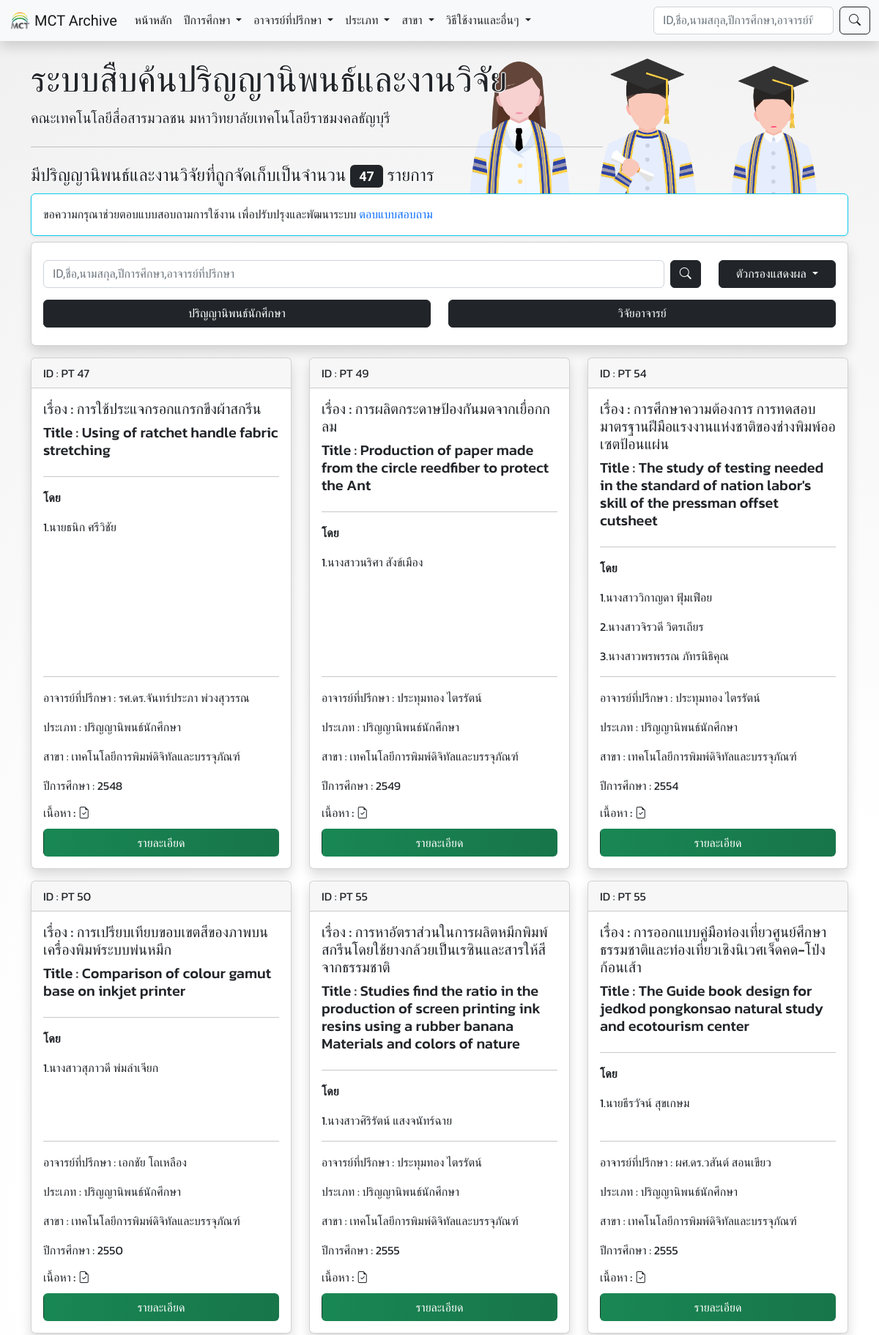
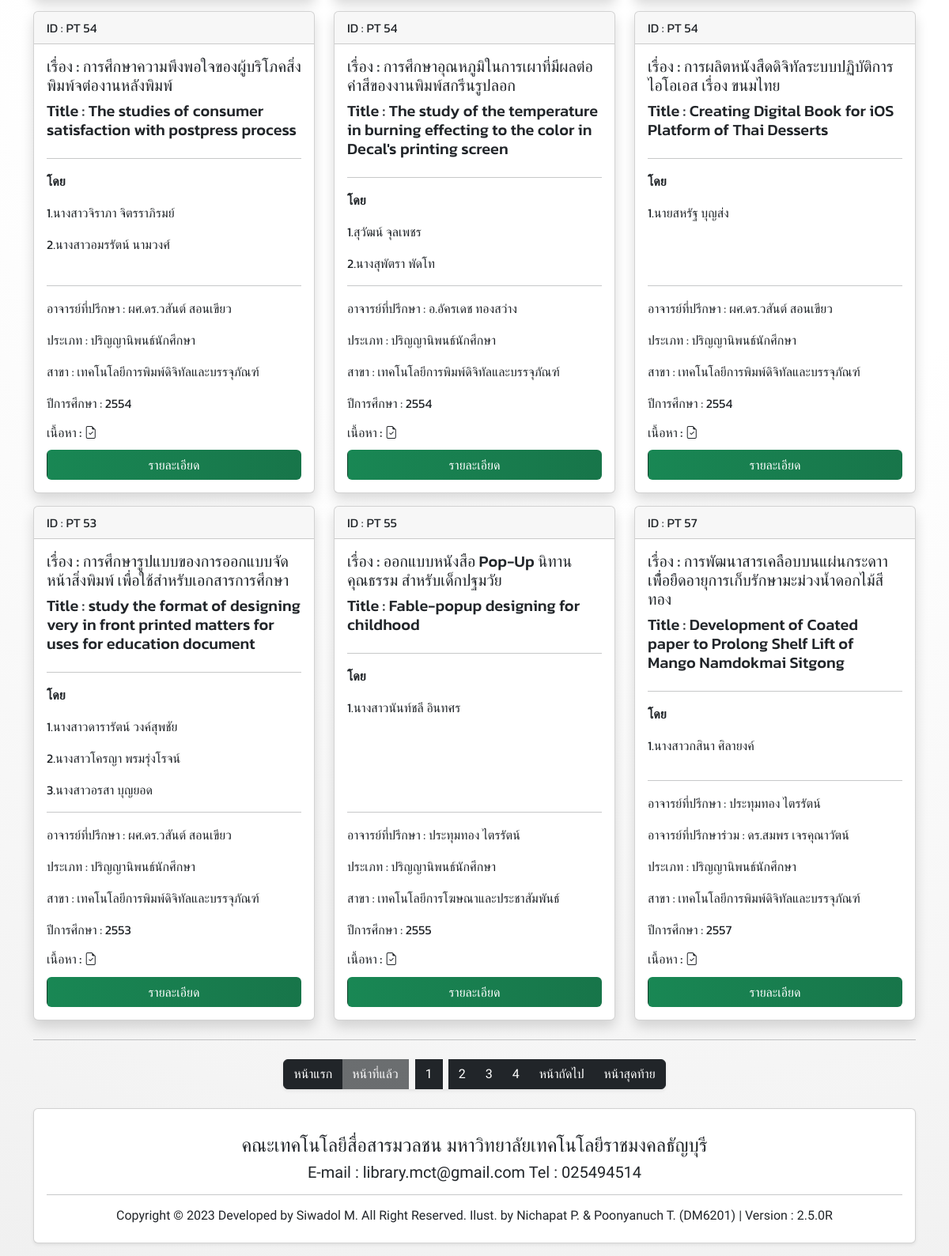
Before: / with the older database file (2 pictures, top to bottom).
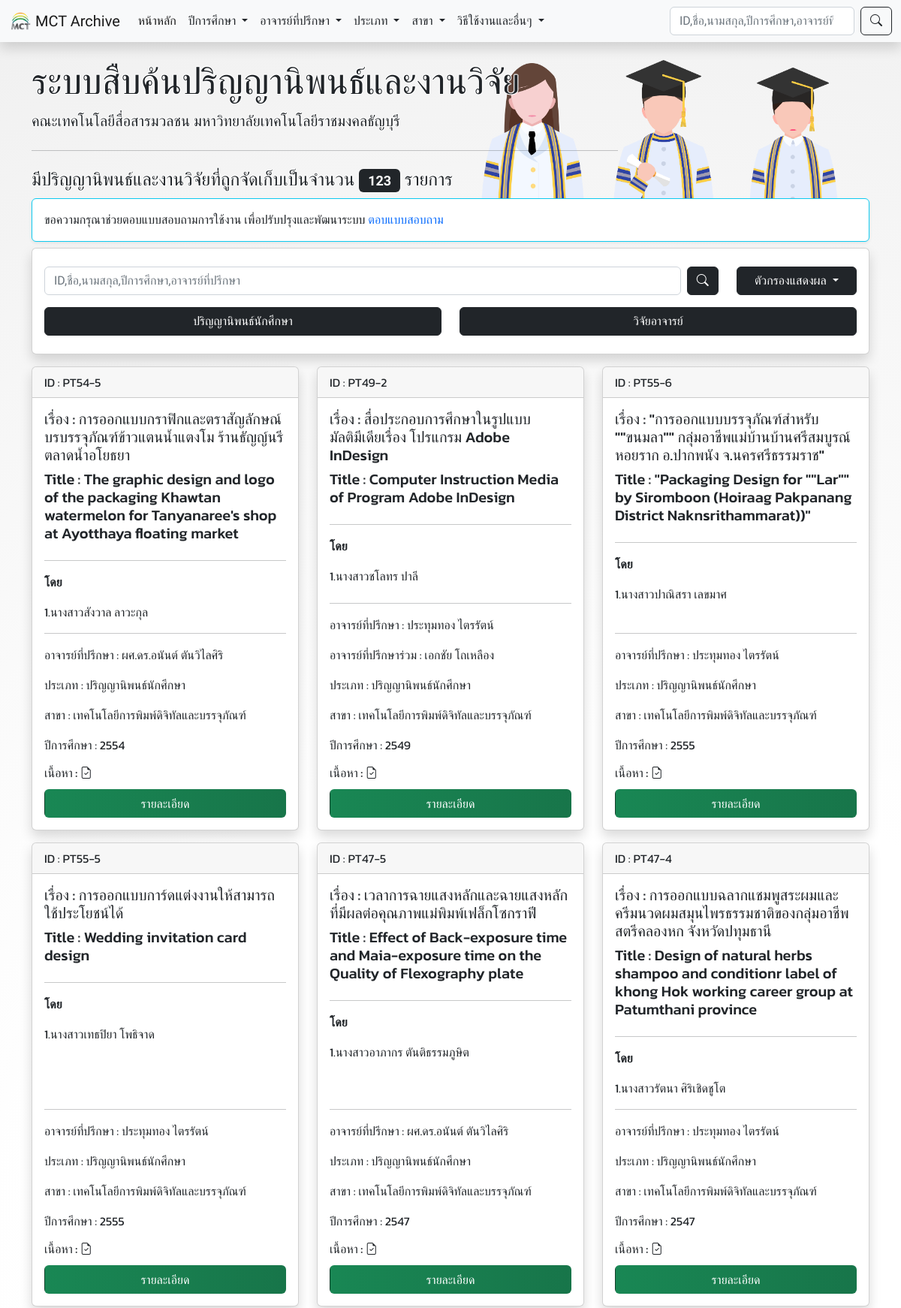
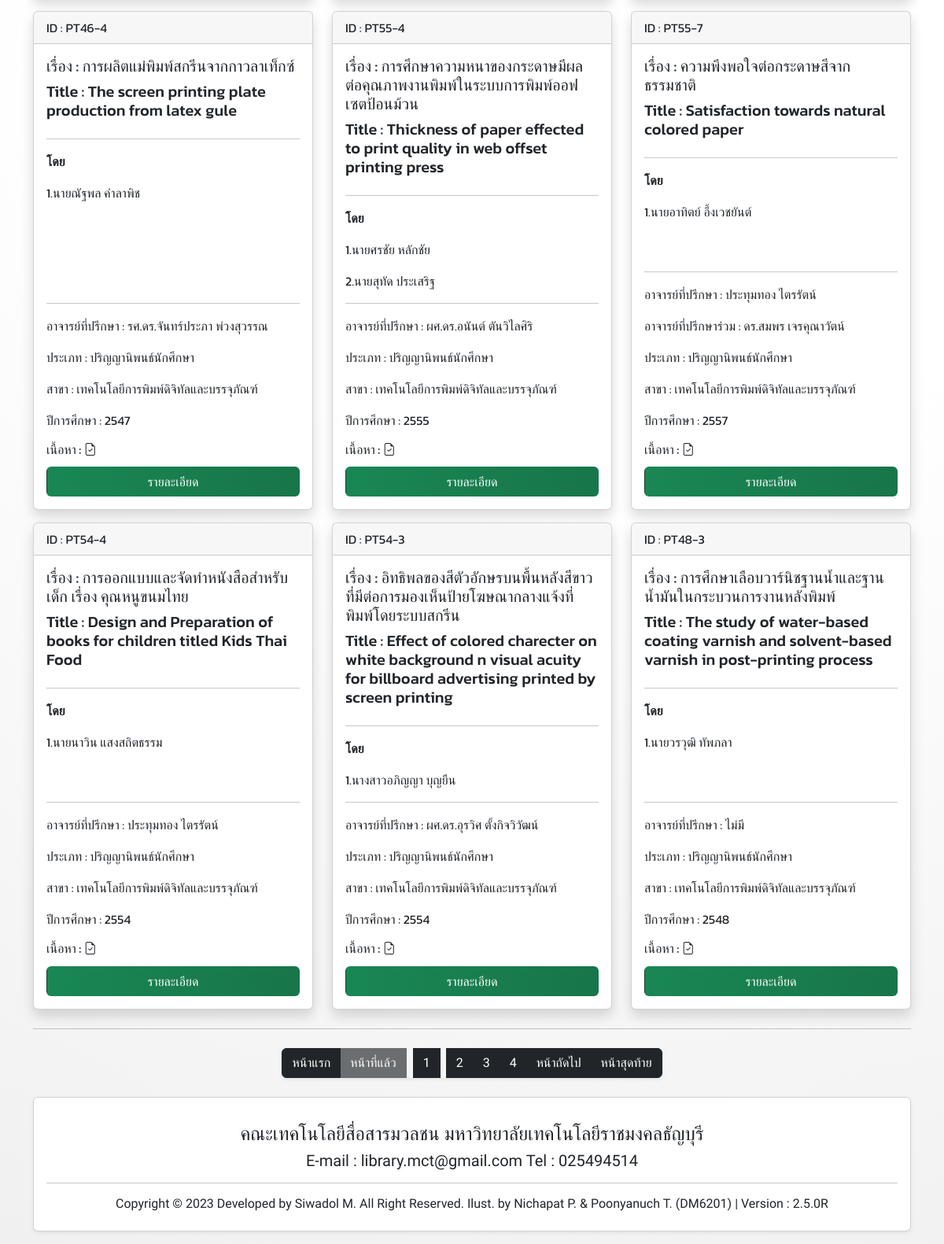
After: the same page with the newer database file (2 pictures, top to bottom).
### tables this page shows
CREATE TABLE `mctarchive` (
  `system_id` int(10) NOT NULL COMMENT 'system ref ID of thesis',
  `id` varchar(100) NOT NULL COMMENT 'book no. / book id.',
  `std1` varchar(100) DEFAULT NULL,
  `std2` varchar(100) DEFAULT NULL,
  `std3` varchar(100) DEFAULT NULL,
  `std4` varchar(100) DEFAULT NULL,
  `std5` varchar(100) DEFAULT NULL,
  `std6` varchar(100) DEFAULT NULL,
  `thainame` varchar(300) DEFAULT NULL,
  `engname` varchar(300) DEFAULT NULL,
  `teacher` int(10) DEFAULT NULL,
  `co_teacher` int(10) DEFAULT NULL,
  `sec` varchar(4) DEFAULT NULL,
  `branch` int(10) DEFAULT NULL,
  `type_doc` varchar(100) NOT NULL,
  `website` int(1) DEFAULT 0,
  `video` varchar(200) DEFAULT NULL,
  `pdf` varchar(200) DEFAULT NULL,
  `fileZip` varchar(100) DEFAULT NULL,
  `audio` varchar(200) DEFAULT NULL,
  `yt_link` varchar(100) DEFAULT NULL,
  `site_url` varchar(100) DEFAULT NULL,
  `add_by` int(10) DEFAULT NULL,
  `add_date` timestamp NOT NULL DEFAULT current_timestamp()
);

CREATE TABLE `teacher` (
  `teacher_id` int(10) NOT NULL,
  `teacherName` varchar(100) NOT NULL,
  `date` date NOT NULL DEFAULT current_timestamp(),
  `branch` int(10) DEFAULT NULL
);

CREATE TABLE `branch` (
  `branch_id` int(10) NOT NULL,
  `branchName` varchar(100) NOT NULL
);

### topiccard.php (the view, shortened to what the changed rows need)
<?php
while($all = mysqli_fetch_array($result_all)) {
  echo '<div class="col-sm-12 col-md-6 col-lg-4 mt-3">';
  echo '<div class="card w-100 h-100 card-font-1 shadow" data-aos="fade-up" data-aos-duration="690">';
  echo '<div class="card-header">';
  echo 'ID : '.$all["id"];
  echo '</div>';
  echo '<div class="card-body d-flex flex-column">';
  echo '<h5 class="card-title">'.'เรื่อง : '.$all["thainame"].'</h5>';
  if (empty($all["engname"] == false)) {
    echo '<h5 class="text-dark">'.'Title : '.$all["engname"].'</h5>';
  } else {echo '<h5 class="card-title">'.'Title : - '.'</h5>';}
  echo '<hr><p class="fw-bold">โดย</p>';
  echo '<p>'.'1.'.$all["std1"].'</p>';
  if (empty($all["std2"] == false)) {
    echo '<p>'.'2.'.$all["std2"].'</p>';
  }
  if (empty($all["std3"] == false)) {
    echo '<p>'.'3.'.$all["std3"].'</p>';
  }
  echo '<hr class="mt-auto">';
  if ($all["type_doc"] == "1") {
    echo '<p class="card-text">อาจารย์ที่ปรึกษา : '.$all["mainTn"].'</p>';
    if(!empty($all["co_teacher"])){
    echo '<p class="card-text">อาจารย์ที่ปรึกษาร่วม : '.$all["coTn"].'</p>';
    }
    echo '<p class="card-text">ประเภท : ปริญญานิพนธ์นักศึกษา</p>';
  }else {
    echo '<p class="card-text">ประเภท : วิจัยอาจารย์</p>';
  }
  echo '<p class="card-text">สาขา : '.$all["branchName"].'</p>';
  echo '<p class="card-text">ปีการศึกษา : '.$all["sec"].'</p>';
  echo '<h6 class="card-text">เนื้อหา : ';
  if (empty($all["pdf"] == false)) {
    echo '<i class="bi bi-file-earmark-check" data-bs-toggle="tooltip" data-bs-placement="top" title="PDF"></i>';
  };
  echo '</h6>';
  echo '<a href="view.php?id='.$all["system_id"].'" class="btn btn_clickToView text-white mt-1">รายละเอียด</a>';
  echo '</div>';
  echo '</div>';
  echo '</div>';
};
 ?>

### index.php (shortened to what the changed rows need)
<?php
$json_data = readSettingJSON2MainPage();
extract($json_data);
?>
<!DOCTYPE html>
<html lang="en" dir="ltr">
  <head>
    <link rel="stylesheet" href="bootstrap5\css\bootstrap.min.css">
    <link rel="stylesheet" href="custom\sicustom.css">
    <link rel="stylesheet" href="custom\loginPage.css">
    <link rel="stylesheet" href="custom\aos.css">
    <link rel="stylesheet" href="https://cdn.jsdelivr.net/npm/bootstrap-icons@1.4.1/font/bootstrap-icons.css">
  </head>
  <body>
 <?php
 include'navbar.php';
 $result = $conn->query("SELECT id FROM mctarchive ORDER BY id");
 $row_cnt = $result->num_rows;
  ?>
   <div class="container">
     <div class="row">
      <div class="col-12">
        <div class="jumbotron jumbotron_site mainjum mainvector mt-4">
  <h2 class="display-5"><?php echo $v_websiteName;?></h2>
  <h4 class="">มีปริญญานิพนธ์และงานวิจัยที่ถูกจัดเก็บเป็นจำนวน <span class="badge bg-dark text-while no-text-outline"> <?php echo "$row_cnt"; ?></span> รายการ</h4>
</div>
      </div>
     </div>
    <div class="row" id="kokodayo" name="kokodayo">
      <?php
      if (isset($_GET["page"]) AND !empty($_GET["page"])) {
        $page_default = intval($_GET["page"]);
      }else {
        $page_default = 1;
      }
      $no_of_records_per_page = 12;
      $offset = ($page_default-1) * $no_of_records_per_page;
      $sql_all = "SELECT * , mT.teacherName AS mainTn , cT.teacherName AS coTn FROM mctarchive
      LEFT JOIN teacher AS mT ON mctarchive.teacher = mT.teacher_id
      LEFT JOIN teacher AS cT ON mctarchive.co_teacher = cT.teacher_id
      LEFT JOIN branch ON mctarchive.branch = branch.branch_id
        ORDER BY add_date DESC LIMIT $offset, $no_of_records_per_page ";
      $result_all = mysqli_query($conn, $sql_all);
      include'topiccard.php';
            ?>
   </div>
  </body>
</html>

Changed rows visible on the page:
no longer on this page (row edited): mctarchive: id "PT 47", thainame "การใช้ประแจกรอกแกรกขึงผ้าสกรีน", engname "Using of ratchet handle fabric stretching", std1 "นายธนิก ศรีวิชัย", teacher.teacherName "รศ.ดร.จันทร์ประภา พ่วงสุวรรณ", branch.branchName "เทคโนโลยีการพิมพ์ดิจิทัลและบรรจุภัณฑ์", sec "2548"
no longer on this page (row edited): mctarchive: id "PT 49", thainame "การผลิตกระดาษป้องกันมดจากเยื่อกกลม", engname "Production of paper made from the circle reedfiber to protect the Ant", std1 "นางสาวนริศา สังข์เมือง", teacher.teacherName "ประทุมทอง ไตรรัตน์", branch.branchName "เทคโนโลยีการพิมพ์ดิจิทัลและบรรจุภัณฑ์", sec "2549"
no longer on this page (row edited): mctarchive: id "PT 54", thainame "การศึกษาความต้องการ การทดสอบมาตรฐานฝีมือแรงงานแห่งชาติของช่างพิมพ์ออเซตป้อนแผ่น", engname "The study of testing needed in the standard of nation labor's skill of the pressman offset cutsheet", std1 "นางสาววิกาญดา ฟุ้มเฟือย", std2 "นางสาวจิรวดี วิตรเถียร", std3 "นางสาวพรพรรณ ภัทรนิธิคุณ", teacher.teacherName "ประทุมทอง ไตรรัตน์", branch.branchName "เทคโนโลยีการพิมพ์ดิจิทัลและบรรจุภัณฑ์", sec "2554"
no longer on this page (row edited): mctarchive: id "PT 50", thainame "การเปรียบเทียบขอบเขตสีของภาพบนเครื่องพิมพ์ระบบพ่นหมึก", engname "Comparison of colour gamut base on inkjet printer", std1 "นางสาวสุภาวดี พ่มลำเจียก", teacher.teacherName "เอกชัย โถเหลือง", branch.branchName "เทคโนโลยีการพิมพ์ดิจิทัลและบรรจุภัณฑ์", sec "2550"
no longer on this page (row edited): mctarchive: id "PT 55", thainame "การหาอัตราส่วนในการผลิตหมึกพิมพ์สกรีนโดยใช้ยางกล้วยเป็นเรซินและสารให้สีจากธรรมชาติ", engname "Studies find the ratio in the production of screen printing ink resins using a rubber banana Materials and colors of nature", std1 "นางสาวศิริรัตน์ แสงจนัทร์ฉาย", teacher.teacherName "ประทุมทอง ไตรรัตน์", branch.branchName "เทคโนโลยีการพิมพ์ดิจิทัลและบรรจุภัณฑ์", sec "2555"
no longer on this page (row edited): mctarchive: id "PT 55", thainame "การออกแบบคู่มือท่องเที่ยวศูนย์ศึกษาธรรมชาติและท่องเที่ยวเชิงนิเวศเจ็ดคด-โป่งก้อนเส้า", engname "The Guide book design for jedkod pongkonsao natural study and ecotourism center", std1 "นายธีรวัจน์ สุขเกษม", teacher.teacherName "ผศ.ดร.วสันต์ สอนเขียว", branch.branchName "เทคโนโลยีการพิมพ์ดิจิทัลและบรรจุภัณฑ์", sec "2555"
no longer on this page (row edited): mctarchive: id "PT 54", thainame "การศึกษาความพึงพอใจของผู้บริโภคสิ่งพิมพ์จต่องานหลังพิมพ์", engname "The studies of consumer satisfaction with postpress process", std1 "นางสาวจิราภา จิตรราภิรมย์", std2 "นางสาวอมรรัตน์ นามวงศ์", teacher.teacherName "ผศ.ดร.วสันต์ สอนเขียว", branch.branchName "เทคโนโลยีการพิมพ์ดิจิทัลและบรรจุภัณฑ์", sec "2554"
no longer on this page (row edited): mctarchive: id "PT 54", thainame "การศึกษาอุณหภูมิในการเผาที่มีผลต่อค่าสีของงานพิมพ์สกรีนรูปลอก", engname "The study of the temperature in burning effecting to the color in Decal's printing screen", std1 "สุวัฒน์ จุลเพชร", std2 "นางสุพัตรา พัดโท", teacher.teacherName "อ.อัครเดช ทองสว่าง", branch.branchName "เทคโนโลยีการพิมพ์ดิจิทัลและบรรจุภัณฑ์", sec "2554"
no longer on this page (row edited): mctarchive: id "PT 54", thainame "การผลิตหนังสืดดิจิทัลระบบปฏิบัติการไอโอเอส เรื่อง ขนมไทย", engname "Creating Digital Book for iOS Platform of Thai Desserts", std1 "นายสหรัฐ บุญส่ง", teacher.teacherName "ผศ.ดร.วสันต์ สอนเขียว", branch.branchName "เทคโนโลยีการพิมพ์ดิจิทัลและบรรจุภัณฑ์", sec "2554"
no longer on this page (row edited): mctarchive: id "PT 53", thainame "การศึกษารูปแบบของการออกแบบจัดหน้าสิ่งพิมพ์ เพื่อใช้สำหรับเอกสารการศึกษา", engname "study the format of designing very in front printed matters for uses for education document", std1 "นางสาวดารารัตน์ วงค์สุพชัย", std2 "นางสาวโครญา พรมรุ่งโรจน์", std3 "นางสาวอรสา บุญยอด", teacher.teacherName "ผศ.ดร.วสันต์ สอนเขียว", branch.branchName "เทคโนโลยีการพิมพ์ดิจิทัลและบรรจุภัณฑ์", sec "2553"
no longer on this page (row edited): mctarchive: id "PT 55", thainame "ออกแบบหนังสือ Pop-Up นิทานคุณธรรม สำหรับเด็กปฐมวัย", engname "Fable-popup designing for childhood", std1 "นางสาวนันท์ชลี อินทศร", teacher.teacherName "ประทุมทอง ไตรรัตน์", branch.branchName "เทคโนโลยีการโฆษณาและประชาสัมพันธ์", sec "2555"
no longer on this page (row edited): mctarchive: id "PT 57", thainame "การพัฒนาสารเคลือบบนแผ่นกระดาาเพื่้อยืดอายุการเก็บรักษามะม่วงน้ำดอกไม้สีทอง", engname "Development of Coated paper to Prolong Shelf Lift of Mango Namdokmai Sitgong", std1 "นางสาวกสินา ศิลายงค์", teacher.teacherName "ประทุมทอง ไตรรัตน์", co_teacher.teacherName "ดร.สมพร เจรคุณาวัตน์", branch.branchName "เทคโนโลยีการพิมพ์ดิจิทัลและบรรจุภัณฑ์", sec "2557"
added mctarchive: id "PT54-5", thainame "การออกแบบกราฟิกและตราสัญลักษณ์บรบรรจุภัณฑ์ข้าวแตนน้ำแตงโม ร้านธัญญ์นรี ตลาดน้ำอโยธยา", engname "The graphic design and logo of the packaging Khawtan watermelon for Tanyanaree's shop at Ayotthaya floating market", std1 "นางสาวสังวาล ลาวะกุล", teacher.teacherName "ผศ.ดร.อนันต์ ตันวิไลศิริ", branch.branchName "เทคโนโลยีการพิมพ์ดิจิทัลและบรรจุภัณฑ์", sec "2554"
added mctarchive: id "PT49-2", thainame "สื่อประกอบการศึกษาในรูปแบบมัลติมีเดียเรื่อง โปรแกรม Adobe InDesign", engname "Computer Instruction Media of Program Adobe InDesign", std1 "นางสาวชโลทร ปาลี", teacher.teacherName "ประทุมทอง ไตรรัตน์", co_teacher.teacherName "เอกชัย โถเหลือง", branch.branchName "เทคโนโลยีการพิมพ์ดิจิทัลและบรรจุภัณฑ์", sec "2549"
added mctarchive: id "PT55-6", thainame "\"การออกแบบบรรจุภัณฑ์สำหรับ \"\"ขนมลา\"\" กลุ่มอาชีพแม่บ้านบ้านศรีสมบูรณ์หอยราก อ.ปากพนัง จ.นครศรีธรรมราช\"", engname "\"Packaging Design for \"\"Lar\"\" by Siromboon (Hoiraag Pakpanang District Naknsrithammarat))\"", std1 "นางสาวปาณิสรา เลขมาศ", teacher.teacherName "ประทุมทอง ไตรรัตน์", branch.branchName "เทคโนโลยีการพิมพ์ดิจิทัลและบรรจุภัณฑ์", sec "2555"
added mctarchive: id "PT55-5", thainame "การออกแบบการ์ดแต่งงานให้สามารถใช้ประโยชน์ได้", engname "Wedding invitation card design", std1 "นางสาวเทธปิยา โพธิจาด", teacher.teacherName "ประทุมทอง ไตรรัตน์", branch.branchName "เทคโนโลยีการพิมพ์ดิจิทัลและบรรจุภัณฑ์", sec "2555"
added mctarchive: id "PT47-5", thainame "เวลาการฉายแสงหลักและฉายแสงหลักที่มีผลต่อคุณภาพแม่พิมพ์เฟล็กโซกราฟี", engname "Effect of Back-exposure time and Maia-exposure time on the Quality of Flexography plate", std1 "นางสาวอาภากร ตันติธรรมภูษิต", teacher.teacherName "ผศ.ดร.อนันต์ ตันวิไลศิริ", branch.branchName "เทคโนโลยีการพิมพ์ดิจิทัลและบรรจุภัณฑ์", sec "2547"
added mctarchive: id "PT47-4", thainame "การออกแบบฉลากแชมพูสระผมและครีมนวดผมสมุนไพรธรรมชาติของกลุ่มอาชีพสตรีคลองหก จังหวัดปทุมธานี", engname "Design of natural herbs shampoo and conditionr label of khong Hok working career group at Patumthani province", std1 "นางสาวรัตนา ศิริเชิดชูโต", teacher.teacherName "ประทุมทอง ไตรรัตน์", branch.branchName "เทคโนโลยีการพิมพ์ดิจิทัลและบรรจุภัณฑ์", sec "2547"
added mctarchive: id "PT46-4", thainame "การผลิตแม่พิมพ์สกรีนจากกาวลาเท็กซ์", engname "The screen printing plate production from latex gule", std1 "นายณัฐพล คำลาพิช", teacher.teacherName "รศ.ดร.จันทร์ประภา พ่วงสุวรรณ", branch.branchName "เทคโนโลยีการพิมพ์ดิจิทัลและบรรจุภัณฑ์", sec "2547"
added mctarchive: id "PT55-4", thainame "การศึกษาความหนาของกระดาษมีผลต่อคุณภาพงานพิมพ์ในระบบการพิมพ์ออฟเซตป้อนม้วน", engname "Thickness of paper effected to print quality in web offset printing press", std1 "นายศรชัย หลักชัย", std2 "นายสุทัด ประเสริฐ", teacher.teacherName "ผศ.ดร.อนันต์ ตันวิไลศิริ", branch.branchName "เทคโนโลยีการพิมพ์ดิจิทัลและบรรจุภัณฑ์", sec "2555"
added mctarchive: id "PT55-7", thainame "ความพึงพอใจต่อกระดาษสีจากธรรมชาติ", engname "Satisfaction towards natural colored paper", std1 "นายอาทิตย์ อึ้งเวชยันต์", teacher.teacherName "ประทุมทอง ไตรรัตน์", co_teacher.teacherName "ดร.สมพร เจรคุณาวัตน์", branch.branchName "เทคโนโลยีการพิมพ์ดิจิทัลและบรรจุภัณฑ์", sec "2557"
added mctarchive: id "PT54-4", thainame "การออกแบบและจัดทำหนังสือสำหรับเด็ก เรื่อง คุณหนูขนมไทย", engname "Design and Preparation of books for children titled Kids Thai Food", std1 "นายนาวิน แสงสถิตธรรม", teacher.teacherName "ประทุมทอง ไตรรัตน์", branch.branchName "เทคโนโลยีการพิมพ์ดิจิทัลและบรรจุภัณฑ์", sec "2554"
added mctarchive: id "PT54-3", thainame "อิทธิพลของสีตัวอักษรบนพื้นหลังสีขาวที่มีต่อการมองเห็นป้ายโฆษณากลางแจ้งที่พิมพ์โดยระบบสกรีน", engname "Effect of colored charecter on white background n visual acuity for billboard advertising printed by screen printing", std1 "นางสาวอภิญญา บุญยืน", teacher.teacherName "ผศ.ดร.อุรวิศ ตั้งกิจวิวัฒน์", branch.branchName "เทคโนโลยีการพิมพ์ดิจิทัลและบรรจุภัณฑ์", sec "2554"
added mctarchive: id "PT48-3", thainame "การศึกษาเลือบวาร์นิชฐานน้ำและฐานน้ำมันในกระบวนการงานหลังพิมพ์", engname "The study of water-based coating varnish and solvent-based varnish in post-printing process", std1 "นายวรวุฒิ ทัพภลา", co_teacher.teacherName "ไม่มี", branch.branchName "เทคโนโลยีการพิมพ์ดิจิทัลและบรรจุภัณฑ์", sec "2548"
Other visible differences:
$row_cnt: "47" → "123"
